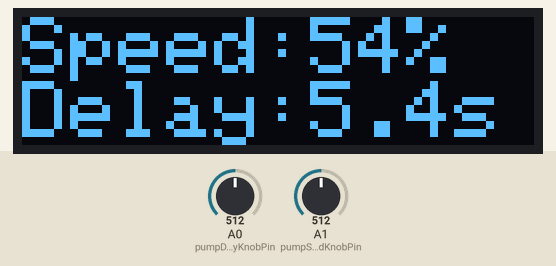
Simulated run of this sketch. Board: Arduino Uno, built with avr-gcc and run on an emulated ATmega328P. Shown: 128×32 one-colour display. The inputs (shaded band) are chosen by the test bench; at power-on: A0 (pumpDelayKnobPin) = 512, A1 (pumpSpeedKnobPin) = 512. What the sketch prints to the serial monitor is not drawn.

Above: at 20.1 s.

The sketch:

CavroPump_withDisplay.ino
```cpp
/* Arduino firmware for Cavro pump               */
/* Scripps Florida                               */
/* Authors: Pierre Baillargeon                   */
/* Correspondence: bpierre@scripps.edu           */
/* Date: 1/24/2020                               */


#include <SPI.h>
#include <Wire.h>
#include <Adafruit_GFX.h>
#include <Adafruit_SSD1306.h>

#define SCREEN_WIDTH 128 // OLED display width, in pixels
#define SCREEN_HEIGHT 32 // OLED display height, in pixels

// Declaration for an SSD1306 display connected to I2C (SDA, SCL pins)
#define OLED_RESET     4 // Reset pin # (or -1 if sharing Arduino reset pin)
Adafruit_SSD1306 display(SCREEN_WIDTH, SCREEN_HEIGHT, &Wire, OLED_RESET);

/* How long to wait between aspirate and dispense steps, in milliseconds */
int loopDelay = 5000;
int pumpDelayKnobPin = 0;
int pumpDelayKnobRawValue = 0;
int pumpDelayKnobLastRawValue = 0;
int pumpDelayKnobMappedValue = 0;
int pumpSpeedKnobPin = 1;
int pumpSpeedKnobRawValue = 0;
int pumpSpeedKnobLastRawValue = 0;
int pumpSpeedKnobMappedValue = 0;
int pumpSpeedPercentageValue=0;
float tempValue=0.00;
char displayPumpDelayValue[16];
String setSpeedCommand="";
int pumpPosition=0;
unsigned long delayStart=0;

void setup() {

  // start serial port at 9600 bps:
  Serial.begin(9600);

 // SSD1306_SWITCHCAPVCC = generate display voltage from 3.3V internally
  if(!display.begin(SSD1306_SWITCHCAPVCC, 0x3C)) { // Address 0x3C for 128x32
    Serial.println(F("SSD1306 allocation failed"));
    for(;;); // Don't proceed, loop forever
  }
  display.clearDisplay();

  /* Wait 10 seconds to wait for the pump to power on before attempting to send initialziation command */
  delay(10000);

  Serial.write("\r");

  /* Initialize the pump with command /1ZR for port 1 */
  Serial.write("/1ZR\r");
  /* Wait 10 seconds to make sure the pump has finished initializing before sending the next command */
  delay(10000);
  delayStart = millis();
  /* Set the speed: valid range is 0 to 40 */
  //Serial.println("/1S1R");

}

void loop() {

  /* Get updated values from user input/potentiometers */
  pumpDelayKnobRawValue = analogRead(pumpDelayKnobPin);
  if(pumpDelayKnobRawValue == 0 || abs(pumpDelayKnobRawValue - pumpDelayKnobLastRawValue) > 20){
    pumpDelayKnobLastRawValue=pumpDelayKnobRawValue;
  }

  // was 1000, 10000
  pumpDelayKnobMappedValue = map(pumpDelayKnobLastRawValue,0,1002,10000,1000);

  pumpSpeedKnobRawValue = analogRead(pumpSpeedKnobPin);
  if(pumpSpeedKnobRawValue == 0 || abs(pumpSpeedKnobRawValue - pumpSpeedKnobLastRawValue) > 20){
    pumpSpeedKnobLastRawValue = pumpSpeedKnobRawValue;
  }
  pumpSpeedKnobMappedValue = map(pumpSpeedKnobLastRawValue,0,1100,5800,500);
  /* prepare OLED for display update */
  display.clearDisplay();
  display.setTextSize(2);             // Normal 1:1 pixel scale
  display.setTextColor(WHITE);        // Draw white text
  display.setCursor(0,0);             // Start at top-left corner

  /* Display speed on OLED */
  pumpSpeedPercentageValue=map(pumpSpeedKnobLastRawValue,0,1100,100,0);
  display.print(F("Speed:"));
  display.print(pumpSpeedPercentageValue);
  display.print(F("%"));
  display.setCursor(0,16);

  /* Display delay on OLED */
  tempValue = pumpDelayKnobMappedValue / 1000.0;
  dtostrf(tempValue,2,1,displayPumpDelayValue);
  display.print(F("Delay:"));
  display.print(displayPumpDelayValue);
  display.println(F("s"));
  display.display();

  /* Check to see if we have waited for the delay pariod set by the user */
  if((millis() - delayStart ) >= pumpDelayKnobMappedValue ) {

    /* reset the timer for the next loop */
    delayStart = millis();

    /* generate the Cavro pump set velocity command necessary to send parameter as set by user */
    setSpeedCommand = (String)"/1V" + pumpSpeedKnobMappedValue + (String)"R\r";
    Serial.print(setSpeedCommand);
    delay(150);

    /* Check to see if the pump is in lower or upper position, send command to move to opposite position */
    if(pumpPosition==0) {
      Serial.write("/1A2000R\r");
      pumpPosition=1;
    }
    else {
      Serial.write("/1A0R\r");
      pumpPosition=0;
    }
  }
}
```
